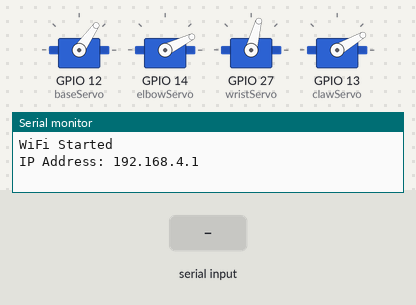
Recording of a sketch running on a simulated ESP32. Shown: 4 × servo, the last lines printed to the serial monitor. Inputs (shaded band) come from the test bench.

Above: at 2.2 s.
2.3 s: "B90,E45,W200,C10\n" received over Serial
At 2.46 s:
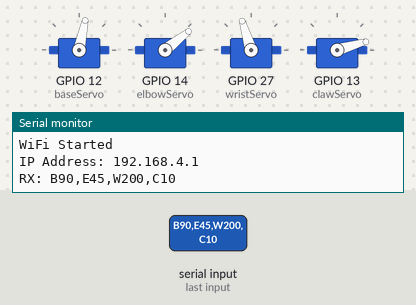
At 3.7 s:
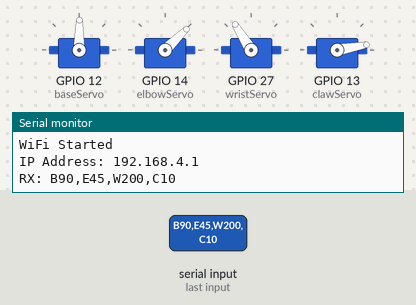
Timing chart, 0 to 5.3 s (numbered marks = the images above; inputs shaded):
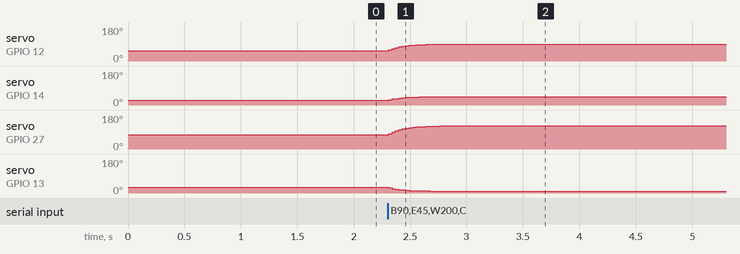

Measured:
- after the input at 2.3 s, servo on GPIO 12 (baseServo): moves from 55° to 89° over 0.41 s, starting at once; servo on GPIO 14 (elbowServo): moves from 26° to 44° over 0.37 s, starting at once

The sketch:

robotic_arm.ino
```cpp
#include <WiFi.h>
#include <WebServer.h>
#include <ESP32Servo.h>

const char* ssid = "RobotArm";
const char* password = "12345678";

WebServer server(80);

Servo baseServo;
Servo elbowServo;
Servo wristServo;
Servo clawServo;

bool autoMode = true;

// Target Positions
int tBase = 55;
int tElbow = 26;
int tWrist = 75;
int tClaw = 30;

// Current Positions
float cBase = 55;
float cElbow = 26;
float cWrist = 75;
float cClaw = 30;

String webpage = R"rawliteral(
<!DOCTYPE html>
<html>
<head>
<meta name="viewport" content="width=device-width,initial-scale=1">
<style>
body{
background:#0f172a;
font-family:Arial;
margin:0;
padding:20px;
color:white;
}
.container{
background:#1e293b;
padding:20px;
border-radius:20px;
max-width:500px;
margin:auto;
box-shadow:0 0 30px rgba(0,255,255,.2);
}
h1{
text-align:center;
color:#38bdf8;
}
label{
display:block;
margin-top:15px;
}
input[type=range]{
width:100%;
}
button{
width:100%;
padding:15px;
font-size:18px;
border:none;
border-radius:12px;
background:#38bdf8;
margin-bottom:20px;
font-weight:bold;
}
.mode{
text-align:center;
font-size:20px;
margin-bottom:15px;
}
</style>
</head>

<body>

<div class="container">

<h1>🤖 Robot Arm</h1>

<div class="mode" id="mode">
AUTO MODE
</div>

<button onclick="toggleMode()">
Switch Mode
</button>

<label>Base (0-110)</label>
<input type="range" min="0" max="110" value="55" id="base">

<label>Elbow (0-53)</label>
<input type="range" min="0" max="53" value="26" id="elbow">

<label>Wrist (27-123)</label>
<input type="range" min="27" max="123" value="75" id="wrist">

<label>Claw (5-59)</label>
<input type="range" min="5" max="59" value="30" id="claw">

</div>

<script>

let autoMode = true;

function toggleMode()
{
    autoMode = !autoMode;

    document.getElementById("mode").innerHTML =
    autoMode ? "AUTO MODE" : "MANUAL MODE";

    fetch("/mode?value=" + (autoMode ? 1 : 0));
}

setInterval(() =>
{
    if(autoMode) return;

    fetch(`/control?base=${base.value}&elbow=${elbow.value}&wrist=${wrist.value}&claw=${claw.value}`);

},100);

</script>

</body>
</html>
)rawliteral";

void smoothServo()
{
    float speed = 0.12;

    cBase += (tBase - cBase) * speed;
    cElbow += (tElbow - cElbow) * speed;
    cWrist += (tWrist - cWrist) * speed;
    cClaw += (tClaw - cClaw) * speed;

    baseServo.write((int)cBase);
    elbowServo.write((int)cElbow);
    wristServo.write((int)cWrist);
    clawServo.write((int)cClaw);
}

void handleRoot()
{
    server.send(200,"text/html",webpage);
}

void handleMode()
{
    autoMode = server.arg("value").toInt();
    server.send(200,"text/plain","OK");
}

void handleControl()
{
    if(!autoMode)
    {
        tBase  = constrain(server.arg("base").toInt(),0,110);
        tElbow = constrain(server.arg("elbow").toInt(),0,53);
        tWrist = constrain(server.arg("wrist").toInt(),27,123);
        tClaw  = constrain(server.arg("claw").toInt(),5,59);
    }

    server.send(200,"text/plain","OK");
}

void readSerial()
{
    if(!autoMode) return;

    if(Serial.available())
    {
        String data = Serial.readStringUntil('\n');

        int b,e,w,c;

        if(sscanf(
            data.c_str(),
            "B%d,E%d,W%d,C%d",
            &b,&e,&w,&c) == 4)
        {
            tBase  = constrain(b,0,110);
            tElbow = constrain(e,0,53);
            tWrist = constrain(w,27,123);
            tClaw  = constrain(c,5,59);

            Serial.print("RX: ");
            Serial.println(data);
        }
    }
}

void setup()
{
    Serial.begin(115200);

    baseServo.attach(12);
    elbowServo.attach(14);
    wristServo.attach(27);
    clawServo.attach(13);

    baseServo.write(55);
    elbowServo.write(26);
    wristServo.write(75);
    clawServo.write(30);

    delay(1000);

    WiFi.softAP(ssid,password);

    Serial.println();
    Serial.println("WiFi Started");
    Serial.print("IP Address: ");
    Serial.println(WiFi.softAPIP());

    server.on("/", handleRoot);
    server.on("/mode", handleMode);
    server.on("/control", handleControl);

    server.begin();
}

void loop()
{
    server.handleClient();

    readSerial();

    smoothServo();

    delay(15);
}
```
